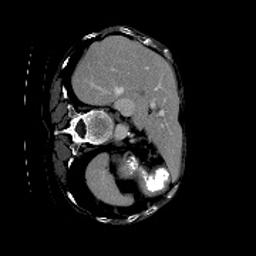
#> input picture projects/Liver-Tumor/Liver-Tumor/test/images/flipped_10001_103.jpg, 256 x 256 px; its folder holds only this picture in this run
$ python ImageMaskDatasetGenerator.py
#> lines starting #> are read from the running program, lines starting #| are printed output that depends on the picture
# Copyright 2023 antillia.com Toshiyuki Arai
#
# Licensed under the Apache License, Version 2.0 (the "License");
# you may not use this file except in compliance with the License.
# You may obtain a copy of the License at
#
#    http://www.apache.org/licenses/LICENSE-2.0
#
# Unless required by applicable law or agreed to in writing, software
# distributed under the License is distributed on an "AS IS" BASIS,
# WITHOUT WARRANTIES OR CONDITIONS OF ANY KIND, either express or implied.
# See the License for the specific language governing permissions and
# limitations under the License.
#

import os
import sys
import shutil
from tkinter import Image
import cv2

import glob
import numpy as np
import math
import nibabel as nib
import traceback
from PIL import Image, ImageOps

# Read file
"""
scan = nib.load('/path/to/stackOfimages.nii.gz')
# Get raw data
scan = scan.get_fdata()
print(scan.shape)
(num, width, height)
"""

class ImageMaskDatasetGenerator:
  def __init__(self, resize=256, rotation=False):
#> in generate, image is the input picture: PIL image 256x256 RGB; min 0, max 255, mean 29.7
    self.RESIZE = resize
    self.ROTATION = rotation

  def resize_to_square(self, image):
     w, h  = image.size
#> w = 256; h = 256

     bigger = w
#> bigger = 256
     if h > bigger:
       bigger = h
     pixel = image.getpixel((w-10, h-10))
#> pixel = (0, 0, 0)
     pixel =(0, 0, 0)
     background = Image.new("RGB", (bigger, bigger), pixel)
#> background: PIL image 256x256 RGB; every value is 0

     x = (bigger - w) // 2
#> x = 0
     y = (bigger - h) // 2
#> y = 0
     background.paste(image, (x, y))
     background = background.resize((self.RESIZE, self.RESIZE))

     return background


  def augment(self, image, output_dir, filename):
    # 2023/08/06
    #ANGLES = [30, 90, 120, 150, 180, 210, 240, 270, 300, 330]
#> called with output_dir = './Liver-master/images/', filename = 'flipped_10001_103.jpg'
    if self.ROTATION:
      ANGLES = [0, 90, 180, 270]
      for angle in ANGLES:
        rotated_image = image.rotate(angle)
        output_filename = "rotated_" + str(angle) + "_" + filename
        rotated_image_file = os.path.join(output_dir, output_filename)
        #cropped  =  self.crop_image(rotated_image)
        rotated_image.save(rotated_image_file)
        print("=== Saved {}".format(rotated_image_file))

    # Create mirrored image
    mirrored = ImageOps.mirror(image)
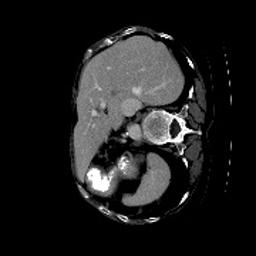
#> mirrored: PIL image 256x256 RGB; min 0, max 255, mean 29.7
    output_filename = "mirrored_" + filename
    image_filepath = os.path.join(output_dir, output_filename)
    #cropped = self.crop_image(mirrored)

    mirrored.save(image_filepath)
    print("=== Saved {}".format(image_filepath))

    # Create flipped image
    flipped = ImageOps.flip(image)
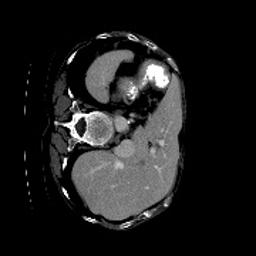
#> flipped: PIL image 256x256 RGB; min 0, max 255, mean 29.7
    output_filename = "flipped_" + filename

    image_filepath = os.path.join(output_dir, output_filename)
    #cropped = self.crop_image(flipped)

    flipped.save(image_filepath)
    print("=== Saved {}".format(image_filepath))


  def generate(self, images_dir, masks_dir, output_images_dir, output_masks_dir):
    #    data_dir          = "./data/case_*"
    image_files = glob.glob(images_dir + "/*.jpg")
    mask_files  = glob.glob(masks_dir + "/*.jpg")

    print("--- num image_files {}".format(len(image_files)))
    print("--- num mask_files {}".format(len(mask_files)))

    index = 10000
    for image_file in image_files:
      print("== image_file {}".format(image_file))
      basename     = os.path.basename(image_file)
      mask_file   =  os.path.join(masks_dir, basename)
      index += 1
      if os.path.exists(image_file) and os.path.exists(mask_file):
         image = Image.open(image_file).convert("RGB")
         square_image = self.resize_to_square(image)
         self.augment(square_image,  output_images_dir, basename)
         mask  = Image.open(mask_file).convert("RGB")

         square_mask = self.resize_to_square(mask)
         self.augment(square_mask,  output_masks_dir, basename)

      else:
        print("Not found segmentation file {} corresponding to {}".format(image_file, mask_file))


if __name__ == "__main__":
  try:
    images_dir        = "./Liver-base/images"
    masks_dir         = "./Liver-base/masks"
    output_images_dir = "./Liver-master/images/"
    output_masks_dir  = "./Liver-master/masks/"

    if os.path.exists(output_images_dir):
      shutil.rmtree(output_images_dir)
    if not os.path.exists(output_images_dir):
      os.makedirs(output_images_dir)

    if os.path.exists(output_masks_dir):
      shutil.rmtree(output_masks_dir)
    if not os.path.exists(output_masks_dir):
      os.makedirs(output_masks_dir)

    generator = ImageMaskDatasetGenerator()
    generator.generate(images_dir, masks_dir, output_images_dir, output_masks_dir)

  except:
    traceback.print_exc()

$ run again, on projects/Liver-Tumor/Liver-Tumor/test/images/flipped_10015_121.jpg
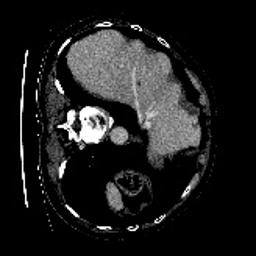
#> input picture projects/Liver-Tumor/Liver-Tumor/test/images/flipped_10015_121.jpg, 256 x 256 px
#> in generate, image is the input picture: PIL image 256x256 RGB; min 0, max 255, mean 30.5
#> pixel = (0, 0, 0)
#> background: PIL image 256x256 RGB; every value is 0
#> in augment, `mirrored = ImageOps.mirror(image)`:
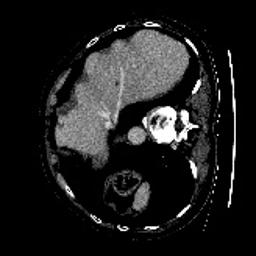
#> mirrored: PIL image 256x256 RGB; min 0, max 255, mean 30.5
#> in augment, `flipped = ImageOps.flip(image)`:
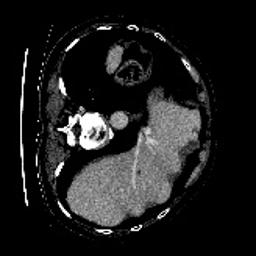
#> flipped: PIL image 256x256 RGB; min 0, max 255, mean 30.5

$ run again, on projects/Liver-Tumor/Liver-Tumor/test/images/flipped_10019_142.jpg
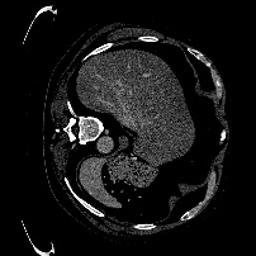
#> input picture projects/Liver-Tumor/Liver-Tumor/test/images/flipped_10019_142.jpg, 256 x 256 px
#> in generate, image is the input picture: PIL image 256x256 RGB; min 0, max 255, mean 21.8
#> pixel = (0, 0, 0)
#> background: PIL image 256x256 RGB; every value is 0
#> in augment, `mirrored = ImageOps.mirror(image)`:
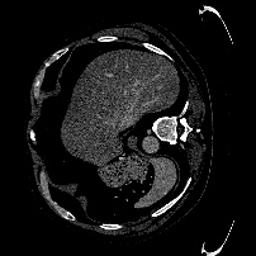
#> mirrored: PIL image 256x256 RGB; min 0, max 255, mean 21.8
#> in augment, `flipped = ImageOps.flip(image)`:
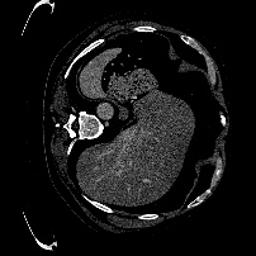
#> flipped: PIL image 256x256 RGB; min 0, max 255, mean 21.8

$ run again, on projects/Liver-Tumor/Liver-Tumor/test/images/flipped_10006_80.jpg
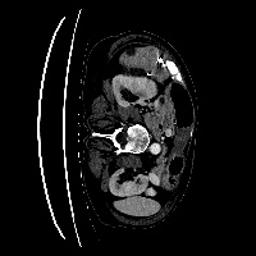
#> input picture projects/Liver-Tumor/Liver-Tumor/test/images/flipped_10006_80.jpg, 256 x 256 px
#> in generate, image is the input picture: PIL image 256x256 RGB; min 0, max 255, mean 20.1
#> pixel = (0, 0, 0)
#> background: PIL image 256x256 RGB; every value is 0
#> in augment, `mirrored = ImageOps.mirror(image)`:
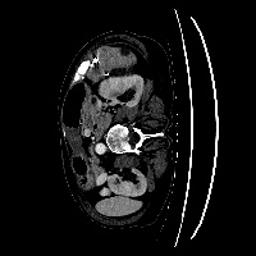
#> mirrored: PIL image 256x256 RGB; min 0, max 255, mean 20.1
#> in augment, `flipped = ImageOps.flip(image)`:
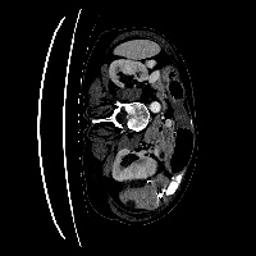
#> flipped: PIL image 256x256 RGB; min 0, max 255, mean 20.1
